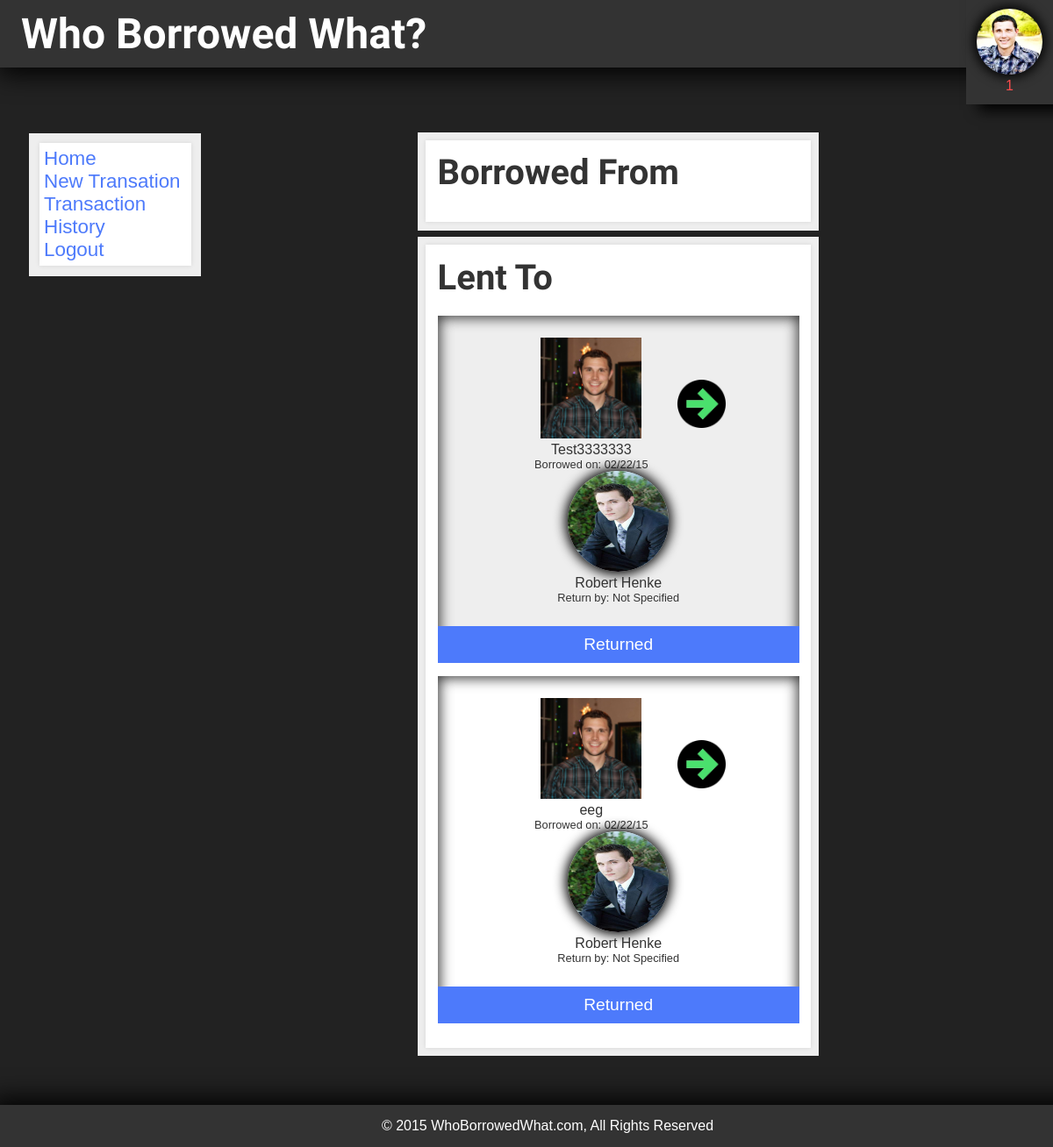
The page /home.php (signed in) on the database its author committed.
### tables this page shows
CREATE TABLE `item` (
  `item_id` int(10) unsigned NOT NULL AUTO_INCREMENT,
  `name` varchar(100) NOT NULL,
  `date_created` date NOT NULL,
  `last_updated` date NOT NULL,
  `last_updated_by` int(10) unsigned NOT NULL,
  `tags` text NOT NULL,
  `description` text NOT NULL,
  `item_picture` varchar(500) DEFAULT NULL,
  PRIMARY KEY (`item_id`)
);

CREATE TABLE `transaction` (
  `transaction_id` int(10) unsigned NOT NULL AUTO_INCREMENT,
  `date_created` date NOT NULL,
  `last_updated` date NOT NULL,
  `last_updated_by` int(10) unsigned NOT NULL,
  `return_date` date DEFAULT NULL,
  `owner_id` int(10) unsigned NOT NULL,
  `borrower_id` int(10) unsigned NOT NULL,
  `active` enum('YES','NO') NOT NULL,
  `item_id` int(10) unsigned NOT NULL,
  PRIMARY KEY (`transaction_id`),
  KEY `fk_transaction_1` (`owner_id`),
  KEY `fk_transaction_2` (`borrower_id`),
  KEY `fk_transaction_3` (`item_id`),
  CONSTRAINT `fk_transaction_1` FOREIGN KEY (`owner_id`) REFERENCES `user` (`user_id`),
  CONSTRAINT `fk_transaction_2` FOREIGN KEY (`borrower_id`) REFERENCES `user` (`user_id`),
  CONSTRAINT `fk_transaction_3` FOREIGN KEY (`item_id`) REFERENCES `item` (`item_id`)
);

CREATE TABLE `account` (
  `account_id` int(10) unsigned NOT NULL AUTO_INCREMENT,
  `user_id` int(10) unsigned NOT NULL,
  `username` varchar(100) NOT NULL,
  `password` varchar(100) NOT NULL,
  `date_created` date NOT NULL,
  `last_updated` date NOT NULL,
  `last_updated_by` int(10) unsigned NOT NULL,
  `profile_picture` varchar(500) NOT NULL,
  `profile_description` text NOT NULL,
  `account_type` enum('user','admin') NOT NULL,
  PRIMARY KEY (`account_id`),
  KEY `fk_account_1` (`user_id`),
  KEY `fk_account_2` (`last_updated_by`),
  CONSTRAINT `fk_account_1` FOREIGN KEY (`user_id`) REFERENCES `user` (`user_id`),
  CONSTRAINT `fk_account_2` FOREIGN KEY (`last_updated_by`) REFERENCES `user` (`user_id`)
);

CREATE TABLE `user` (
  `user_id` int(10) unsigned NOT NULL AUTO_INCREMENT,
  `date_created` date NOT NULL,
  `last_updated` date NOT NULL,
  `last_updated_by` int(10) unsigned NOT NULL,
  `name_first` varchar(100) NOT NULL,
  `name_last` varchar(100) NOT NULL,
  `email` varchar(100) NOT NULL,
  `phone_number` varchar(15) DEFAULT NULL,
  PRIMARY KEY (`user_id`)
);

### htdocs/model.php (called while the page is built, shortened)
<?php
function getLentTransactions($user_id, $active) {
	if ($active == 1) {
		$active = "AND t.active = 'YES'";
	} else if ($active == 0) {
		$active = "AND t.active = 'NO'";
	} else {
		$active = '';
	}
	$conn = connectDb();
	try {
		$sql = "SELECT u.name_first, u.name_last,  a.profile_picture, i.name, i.item_picture, t.date_created, t.return_date, t.transaction_id, t.active
		FROM item i
		INNER JOIN transaction t
		ON t.owner_id = $user_id
		INNER JOIN user u
		INNER JOIN account a
		ON u.user_id = t.borrower_id
		$active
		AND a.user_id = t.borrower_id
		AND i.item_id = t.item_id
		ORDER BY (t.transaction_id AND t.active) DESC";
		$stmt = $conn->prepare($sql);
		$stmt->execute();
		$data = $stmt->fetchAll();
	} catch (PDOException $ex) {
		echo 'PDO error in model.';
	}
	if (is_array($data)) {
		return $data;
	} else {
		return FALSE;
	}
}
?>

### htdocs/library/functions.php (the view, shortened to what this page needs)
<?php
function personalizedWelcome() {
	echo "<span class='personal_profile_pic'><img src='" . $_SESSION['profile_picture'] . "'/></span>";
	echo "<span class='personal_name'>$_SESSION[name_first]</span>";
}
function displayLentTransaction($value) {
	$created = date( 'm/d/y', strtotime($value['date_created']));
	$return = $value['return_date'];
	if ($return == '0000-00-00') {
		$return = "Not Specified";
	} else {
		$return = date( 'm/d/y', strtotime($value['return_date']));
	}
	echo "<div class='transaction'><div class='trans_left'>";
	echo "<img class='trans_item_picture' src='" . $value['item_picture'] . "' />";
	echo "<span class='trans_item_name'>". $value['name'] . "</span>";
	echo "<div class='trans_details'>";
	echo "<span class='trans_date_created'>Borrowed on: " . $created . "</span>";
	echo "</div></div>";
	echo "<div class='arrow-right'> </div>";
	echo "<div class='trans_right'> <img class='trans_user_picture' src='" . $value['profile_picture'] . "' /><span class='trans_user_name'>" . $value['name_first'] . " " . $value['name_last'] . "</span>";
	echo "<div class='trans_details'>";
	echo "<span class='trans_return_date'>Return by: " . $return . "</span>";
	echo "</div></div>";
	if ($value['active'] != "NO") {
		echo "<div class='returned'><a class='button long-button' href='?name=ct&value=$value[transaction_id]'>Returned</a></div>";
	}
	echo "</div>";
}
?>

### htdocs/home.php (shortened to what this page needs)
<?php
include 'model.php';
include 'library/functions.php';
?>
<!DOCTYPE html>
<html lang="en">
<head>
   <link rel="stylesheet" type="text/css" href="css/normalize.css" media="screen" >
   <link rel="stylesheet" type="text/css" href="css/style.css" media="screen" >
</head>
<body>
<header class='main_nav'>
   <a href="index.php" id="logo">Who Borrowed What?</a>
   <div id='personalized_welcome'><?php personalizedWelcome();?></div>
</header>
<div class="page-container center">
   <?php include 'modules/sideNavBar.php'; ?>
   <div class='content'>
      <?php
      if (!empty($_GET) && $_GET['name'] == "nt") {
         include "modules/newTransaction.php";
      } else if (!empty($_GET) && $_GET['name'] == "th") {
         $_SESSION['FROM_URL'] = $_SERVER['QUERY_STRING'];
         include 'modules/transactionHistory.php';
      } else {
         include "modules/transactionsView.php";
      }
      ?>
   </div>
</div>
<footer>
 <span>© 2015 WhoBorrowedWhat.com, All Rights Reserved</span>
</footer>
</body>
</html>

### htdocs/modules/sideNavBar.php
<div class="module-wrapper sidebar-container">
	<div class="module">
		<nav class="sidebar-nav">
			<ul>
				<li><a href='home.php'>Home</a></li>
				<li><a href='?name=nt'>New Transation</a></li>
				<li><a href='?name=th'>Transaction History</a></li>
				<li><a href='logout.php'>Logout</a></li>
			</ul>
		</nav>
	</div>
</div>

### htdocs/modules/transactionsView.php (shortened to what this page needs)
<div class="module-wrapper borrowed-view">
  <div class="module">
    <h2>Borrowed From</h2>
  </div>
</div>
<div class="module-wrapper lent-view">
  <div class="module">
    <h2>Lent To</h2>
    <div class="transactions">
      <?php
      $lentTransactions = getLentTransactions($_SESSION['user_id'], 1);
      foreach ($lentTransactions as $key => $value) {
       displayLentTransaction($value);
     }
     ?>
    </div>
  </div>
</div>

### htdocs/css/style.css (style rules this page uses)
body { background-color: #222; color: #333; font: 500 1.3em normal "Oswald", sans-serif; padding-bottom: 100px; }
a { color: #4d7afb; }
header, footer { color: #FFF; background-color: #333; }
header { box-shadow: 5px 0 30px 7px #000; padding: 10px 2%; margin-bottom: 70px; position: relative; }
footer { position: fixed; bottom: 0; text-align: center; font-size: 1em; width: 100%; padding: 15px 2%; box-shadow: -5px 0 30px 7px #000; margin-top: 30px; }
.page-container { width: 96%; margin: 0 auto; }
h1, h2, h3, h4, h5, h6, #logo { font-family: 'Yanone Kaffeesatz', sans-serif; }
h1, #logo { font-size: 3em; }
h2 { font-size: 2.5em; margin-bottom: 20px; }
#logo { font-weight: 900; text-decoration: none; color: #FFF; }
img { max-width: 100%; }
input[type*="submit"], input[type*="reset"], input[type*="button"], button, .button { background: #4d7afb; color: #FFFFFF; padding: 5px 30px; border: none; text-decoration: none; }
.long-button { height: 100%; width: 100%; display: inline-block; padding: 10px 0; font-size: 1.2em; }
.module-wrapper { background: #eee; padding: 1%; display: inline-block; vertical-align: top; margin: .4%; }
.module { background: #FFF; padding: 3%; box-shadow: 0 0 5px rgba(0,0,0,0.1); display: block; }
.module > *:first-child { margin-top: 0; }
.module > *:last-child { margin-bottom: 0; }
.center { text-align: center; }
.center .module { text-align: left; }
.content { display: inline-block; width: 81%; }
.sidebar-container { display: inline-block; width: 15%; }
.sidebar-nav ul { margin: 0; padding: 0; }
.sidebar-nav li { list-style-type: none; }
.sidebar-nav a { font-size: 1.4em; text-decoration: none; }
#personalized_welcome { position: absolute; top: 0; right: 0; text-align: center; background: #333; padding: 10px 1% 1%; box-shadow: 21px 0 15px 7px #000; }
.personal_profile_pic { display: block; }
.personal_profile_pic img { width: 75px; height: 75px; border-radius: 50%; box-shadow: 0px 0px 13px 3px #000; }
.personal_name { color: #fb4d4d; }
.borrowed-view, .lent-view { width: 47%; }
.transactions { text-align: center; }
.transaction { margin: 15px 0; padding: 25px 0 13px; box-shadow: inset 0px 0px 15px 2px; }
.transaction:nth-child(odd) { background: #EEE; }
.transaction img { height: 115px; }
.trans_left, .trans_right, .arrow-right { vertical-align: middle; }
.trans_left, .trans_right { display: inline-block; margin: 0 5%; text-align: center; }
.trans_left { width: 36%; }
.arrow-right { display: inline-block; background: url(../images/arrow-right.png) no-repeat center; background-size: 89%; width: 15%; height: 78px; }
.trans_item_name, .trans_user_name { display: block; }
.trans_user_picture { width: 115px; border-radius: 50%; box-shadow: 0px 0px 13px 3px #000; }
.trans_details { font-size: .8em; }
.returned { margin: 25px 0 -13px; }

### rows shown on the page
item: item_picture (picture), name "Test3333333", transaction.date_created "02/22/15", account.profile_picture (picture), user.name_first "Robert", user.name_last "Henke", transaction.return_date "Not Specified"
item: item_picture (picture), name "eeg", transaction.date_created "02/22/15", account.profile_picture (picture), user.name_first "Robert", user.name_last "Henke", transaction.return_date "Not Specified"

### other values the page prints
$_SESSION[name_first] "1"
